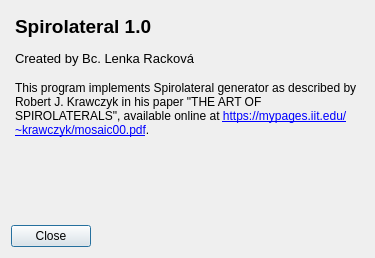
<?xml version="1.0" encoding="UTF-8"?>
<ui version="4.0">
 <class>About</class>
 <widget class="QDialog" name="About">
  <property name="geometry">
   <rect>
    <x>0</x>
    <y>0</y>
    <width>375</width>
    <height>258</height>
   </rect>
  </property>
  <property name="windowTitle">
   <string>About</string>
  </property>
  <layout class="QHBoxLayout" name="horizontalLayout">
   <item>
    <layout class="QFormLayout" name="formLayout">
     <item row="1" column="0">
      <widget class="QPushButton" name="pushButton">
       <property name="text">
        <string>Close</string>
       </property>
      </widget>
     </item>
     <item row="0" column="0" colspan="2">
      <widget class="QTextBrowser" name="textBrowser">
       <property name="enabled">
        <bool>true</bool>
       </property>
       <property name="styleSheet">
        <string notr="true">background-color: transparent</string>
       </property>
       <property name="frameShape">
        <enum>QFrame::NoFrame</enum>
       </property>
       <property name="frameShadow">
        <enum>QFrame::Plain</enum>
       </property>
       <property name="html">
        <string>&lt;!DOCTYPE HTML PUBLIC &quot;-//W3C//DTD HTML 4.0//EN&quot; &quot;http://www.w3.org/TR/REC-html40/strict.dtd&quot;&gt;
&lt;html&gt;&lt;head&gt;&lt;meta name=&quot;qrichtext&quot; content=&quot;1&quot; /&gt;&lt;style type=&quot;text/css&quot;&gt;
p, li { white-space: pre-wrap; }
&lt;/style&gt;&lt;/head&gt;&lt;body style=&quot; font-family:'MS Shell Dlg 2'; font-size:7.8pt; font-weight:400; font-style:normal;&quot;&gt;
&lt;p style=&quot; margin-top:0px; margin-bottom:0px; margin-left:0px; margin-right:0px; -qt-block-indent:0; text-indent:0px;&quot;&gt;&lt;span style=&quot; font-family:'MS Shell Dlg 2'; font-size:14pt; font-weight:600;&quot;&gt;Spirolateral 1.0&lt;/span&gt;&lt;/p&gt;
&lt;p style=&quot;-qt-paragraph-type:empty; margin-top:0px; margin-bottom:0px; margin-left:0px; margin-right:0px; -qt-block-indent:0; text-indent:0px; font-family:'MS Shell Dlg 2';&quot;&gt;&lt;br /&gt;&lt;/p&gt;
&lt;p style=&quot; margin-top:0px; margin-bottom:0px; margin-left:0px; margin-right:0px; -qt-block-indent:0; text-indent:0px;&quot;&gt;&lt;span style=&quot; font-family:'MS Shell Dlg 2'; font-size:10pt;&quot;&gt;Created by Bc. Lenka Racková&lt;/span&gt;&lt;/p&gt;
&lt;p style=&quot;-qt-paragraph-type:empty; margin-top:0px; margin-bottom:0px; margin-left:0px; margin-right:0px; -qt-block-indent:0; text-indent:0px; font-family:'MS Shell Dlg 2'; font-size:10pt;&quot;&gt;&lt;br /&gt;&lt;/p&gt;
&lt;p style=&quot; margin-top:0px; margin-bottom:0px; margin-left:0px; margin-right:0px; -qt-block-indent:0; text-indent:0px;&quot;&gt;&lt;span style=&quot; font-family:'MS Shell Dlg 2'; font-size:9pt;&quot;&gt;This program implements Spirolateral generator as described by Robert J. Krawczyk in his paper &amp;quot;THE ART OF SPIROLATERALS&amp;quot;, available online at &lt;/span&gt;&lt;a href=&quot;https://mypages.iit.edu/~krawczyk/mosaic00.pdf&quot;&gt;&lt;span style=&quot; font-family:'MS Shell Dlg 2'; font-size:9pt; text-decoration: underline; color:#0000ff;&quot;&gt;https://mypages.iit.edu/~krawczyk/mosaic00.pdf&lt;/span&gt;&lt;/a&gt;&lt;span style=&quot; font-family:'MS Shell Dlg 2'; font-size:9pt;&quot;&gt;. &lt;/span&gt;&lt;/p&gt;&lt;/body&gt;&lt;/html&gt;</string>
       </property>
      </widget>
     </item>
    </layout>
   </item>
  </layout>
 </widget>
 <resources/>
 <connections/>
</ui>
